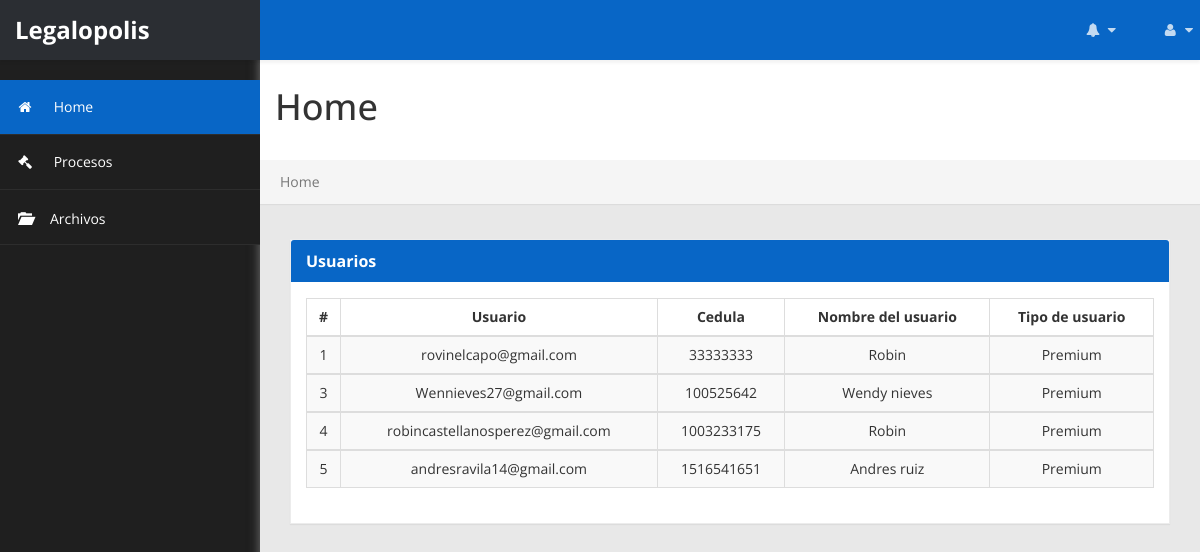
Screenshot of /main.php (signed in) with the database file from the repository.
### tables this page shows
CREATE TABLE `usuario` (
  `id` int(11) NOT NULL,
  `usuario` varchar(60) NOT NULL,
  `password` varchar(60) NOT NULL,
  `cedula` int(12) NOT NULL,
  `nombre_usuario` varchar(60) NOT NULL,
  `tipo_usuario` varchar(30) NOT NULL
);

### main.php (the view, shortened to what this page needs)
<?php
   include ('configuracion/crud.php') ;
   if (isset($_SESSION['usuario']) && $_SESSION['tipo_usuario'] == "admin" ) {
?>
<!DOCTYPE html>
<html xmlns="http://www.w3.org/1999/xhtml">
<head>
    <?php
        include ('Admin/partials/head.php');
    ?>
</head>
<body>
    <?php  include ('Admin/partials/view-head-nav.php');  ?>
    <nav class="navbar-default navbar-side" role="navigation">
        <div class="sidebar-collapse">
            <ul class="nav" id="main-menu">
                <li>
                    <a class="active-menu" href="main.php"><i class="fa fa-home" ></i> Home</a>
                </li>
                <li>
                    <a href="procesos.php"><i class="fa fa-legal"></i> Procesos</a>
                </li>
                <li>
                    <a href="archivos.php"><i class="glyphicon glyphicon-folder-open" ></i>Archivos</a>
                </li>
            </ul>
        </div>
    </nav>
    <div id="page-wrapper">
        <div class="header">
            <h1 class="page-header">
                Home
            </h1>
            <ol class="breadcrumb">
                <li class="active">Home</li>
            </ol>
        </div>
        <div id="page-inner">
            <div class="panel panel-default">
                <div class="panel-heading">
                    Usuarios
                </div>
                <div class="panel-body">
                    <div class="table-responsive">
                        <table class="table table-striped table-bordered table-hover">
                            <thead>
                                <tr>
                                    <th style="text-align: center">#</th>
                                    <th style="text-align: center">Usuario</th>
                                    <th style="text-align: center">Cedula</th>
                                    <th style="text-align: center">Nombre del usuario</th>
                                    <th style="text-align: center">Tipo de usuario</th>
                                </tr>
                            </thead>
                            <tbody>
                                <tr>
                                    <?php
                                $sqlquery = mysqli_query($conexion,"SELECT * FROM usuario WHERE tipo_usuario !='admin' ");
                                while ($row = $sqlquery->fetch_array()){
                                ?>
                                    <td><?php echo $row['id'] ;?></td>
                                    <td><?php echo $row['usuario'] ;?></td>
                                    <td><?php echo $row['cedula'] ;?></td>
                                    <td><?php echo $row['nombre_usuario'] ;?></td>
                                    <td><?php echo $row['tipo_usuario'] ;?></td>
                                </tr>
                            </tbody> <?php    }
                                    ?>
                        </table>
                    </div>
                </div>
            </div>
        </div>
    </div>
    </div>
</body>
</html>
<?php
                                }else {
                                    header('location: index.php');
                                }
?>

### Admin/partials/head.php (shortened to what this page needs)
<link href="assets/css/bootstrap.css" rel="stylesheet" />
<link href="assets/css/font-awesome.css" rel="stylesheet" />
<link href="assets/js/morris/morris-0.4.3.min.css" rel="stylesheet" />
<link href="assets/css/custom-styles.css" rel="stylesheet" />
<link rel="stylesheet" href="assets/js/Lightweight-Chart/cssCharts.css">

### Admin/partials/view-head-nav.php (shortened to what this page needs)
<div id="wrapper">
        <nav class="navbar navbar-default top-navbar" role="navigation">
            <div class="navbar-header">
                <a class="navbar-brand" href="main.php"><strong>Legalopolis</strong></a>
            </div>
            <ul class="nav navbar-top-links navbar-right">
                <li class="dropdown">
                    <a class="dropdown-toggle" data-toggle="dropdown" href="#" aria-expanded="false">
                        <i class="fa fa-bell fa-fw"></i> <i class="fa fa-caret-down"></i>
                    </a>
                </li>
                <li class="dropdown">
                    <a class="dropdown-toggle" data-toggle="dropdown" href="#" aria-expanded="false">
                        <i class="fa fa-user fa-fw"></i> <i class="fa fa-caret-down"></i>
                    </a>
                </li>
            </ul>
        </nav>

### assets/css/custom-styles.css (style rules this page uses)
body { font-family: 'Open Sans', sans-serif; background: #1F1F1F; }
#wrapper { width: 100%; }
#page-wrapper { padding: 15px 15px; min-height: 600px; background: #E8E8E8; }
#page-inner { width:100%; margin:10px 20px 10px 0px; background-color:transparent; padding: 15px 30px; min-height:1200px; }
h1, .h1, h2, .h2, h3, .h3 { margin-top: 7px; margin-bottom: -5px; }
.navbar-side { z-index: 0; }
.panel { border-radius:0px; }
.navbar-side .nav > li > a > i { color: #FFFFFF; padding: 8px; width: 30px; text-align: center; }
.top-navbar { position: fixed; width: 100%; z-index: 300; -webkit-box-shadow: 0 3px 3px rgba(0, 0, 0, 0.05); -moz-box-shadow: 0 3px 3px rgba(0, 0, 0, 0.05); box-shadow: 0 3px 3px rgba(0, 0, 0, 0.05); }
.navbar-side { z-index: 1; position: fixed; width: 260px; top: 80px; }
#page-wrapper { position: relative; top: 55px; box-shadow: 0 0 10px #757575; -moz-box-shadow: 0 0 10px #757575; -webkit-box-shadow: 0 0 10px #757575; }
.breadcrumb { padding: 12px 10px 12px 20px; margin-bottom: 20px; list-style: none; border-radius: 0; -webkit-box-shadow: 0 1px 1px rgba(0,0,0,.05); box-shadow: 0 1px 1px rgba(0,0,0,.05); }
.page-header { padding-bottom: 9px; margin: 0; border-bottom: 1px solid transparent; text-align: left;background-color: #fff;padding: 32px 22px 32px 15px; }
.panel-default { border-color: #ECECEC; }
.panel-default > .panel-heading { color: #FFF; border-color: #FFF; font-weight:bold; background: #0866C6; font-size: 16px; text-shadow: none; }
.panel-heading { border-bottom: 1px solid transparent; border-top-left-radius: 3px; border-top-right-radius: 3px; }
.top-navbar { margin:0px; }
.top-navbar .navbar-brand { color: #fff; width: 260px; text-align: left; height: 60px; font-size: 24px; font-weight: 700; line-height: 30px; background: #0866c6; }
.top-navbar .nav > li { position: relative; display: inline-block; margin: 0px; padding: 0px; }
.top-navbar .nav > li > a { position: relative; display: block; padding: 20px; color: #FFFFFF; margin: 0px; }
.active-menu { background-color: #0866C6 !important; color: #fff !important; }
.active-menu i { color: #fff !important; }
.sidebar-collapse , .sidebar-collapse .nav { background:none; }
.sidebar-collapse .nav { padding:0; }
.sidebar-collapse .nav > li > a { color: #FFFFFF; background:transparent; text-shadow:none; }
.sidebar-collapse > .nav > li > a { padding: 12px 10px; }
.sidebar-collapse > .nav > li { border-bottom: 1px solid rgba(107, 108, 109, 0.19); }
.navbar-side { border:none; background: #1F1F1F; }
.top-navbar { background: #0866c6; border-bottom:none; }
.top-navbar .nav > li > a > i { margin-right: 2px; }
.navbar-default { border:0px solid black; }
.navbar-header { background: transparent; }
.nav > li > a > i { margin-right:10px; color: rgba(255, 255, 255, 0.76); }
@media (min-width:768px) { #page-wrapper { margin: 0 0 0 260px; padding: 0; min-height: 1200px; } }
@media (min-width:768px) { .navbar-side { width: 260px; z-index: 1; } }
@media (min-width:768px) { .navbar { border-radius: 0px; } }

### main.php (style rules this page uses)
td { text-align:center; }

### rows the page displays
usuario: id "1", usuario "rovinelcapo@gmail.com", cedula "33333333", nombre_usuario "Robin", tipo_usuario "Premium"
usuario: id "3", usuario "Wennieves27@gmail.com", cedula "100525642", nombre_usuario "Wendy nieves", tipo_usuario "Premium"
usuario: id "4", usuario "robincastellanosperez@gmail.com", cedula "1003233175", nombre_usuario "Robin", tipo_usuario "Premium"
usuario: id "5", usuario "andresravila14@gmail.com", cedula "1516541651", nombre_usuario "Andres ruiz", tipo_usuario "Premium"
